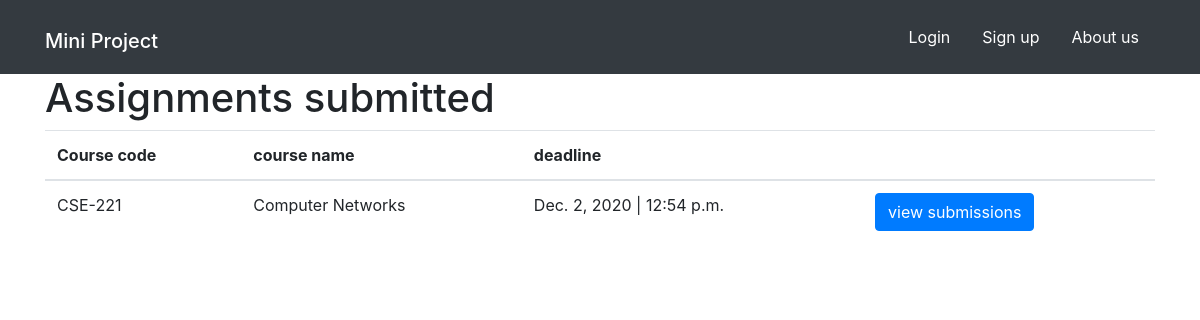
The app's page /course/submissions/ with its own data.
### assignment_info/models.py (models this page shows, shortened)
class Course(models.Model):
    name=models.CharField(max_length=30,blank=False)
    code=models.CharField(max_length=10,unique=True)
    question=models.TextField(blank=False)
    question_file=models.FileField(blank=True,null=True)
    deadline_date=models.DateField(null=True)
    deadline_time =models.TimeField(null=True)

### assignment_info/views.py (the view)
# urls.py: path('submissions/',views.SubmissionListView.as_view(),name='submission'),
class SubmissionListView(ListView,LoginRequiredMixin):
    model=Course
    template_name='submissions_list.html'
    fields='__all__'

### assignment_info/templates/submissions_list.html
{% extends "base.html" %}
{% block content %}
<h1>Assignments submitted</h1>
<table class="table">
    <thead>
      <tr>
        <th scope="col">Course code</th>
        <th scope="col">course name</th>
        <th scope="col">deadline</th>
        <th scope="col">        </th>
      </tr>
    </thead>
    <tbody>
        {% for c in course_list %}
        <tr>
        <td>{{ c.code }}</td>
        <td>{{ c.name }}</td>
        <td>{{ c.deadline_date }} | {{ c.deadline_time}}</td>
        <td><a href="{% url 'assignments:assignment_list' pk=c.pk %}" class='btn btn-primary' >view submissions </a></td>
        </tr>
        {% endfor %}
    </tbody>
  </table>
{% endblock %}

### records on screen
Course: code "CSE-221", name "Computer Networks", deadline_date "Dec. 2, 2020", deadline_time "12:54 p.m."
